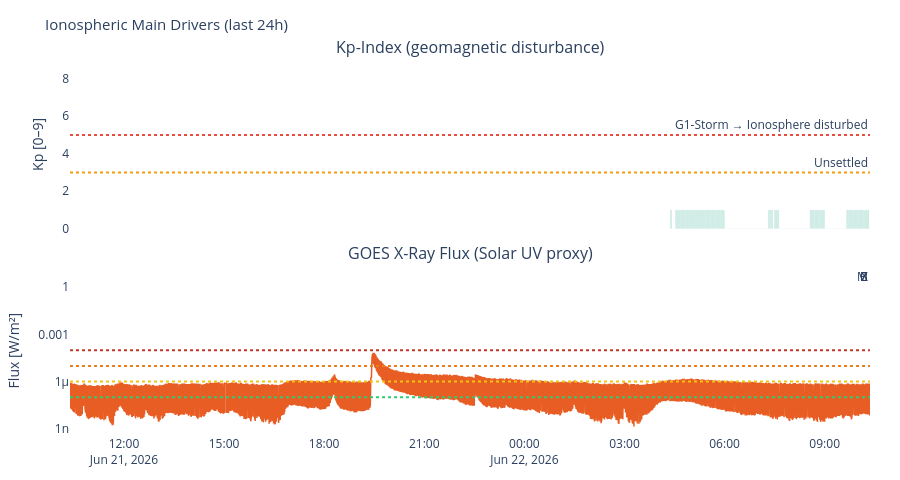

The notebook cell saved with this chart:
### Markdown cell above
---
## 3. Visualizations

### Code cell
# ============================================================
# KP-INDEX + X-RAY FLUX – the two main ionospheric drivers
# ============================================================

n_panels = sum([df_kp is not None, df_xray is not None])
if n_panels > 0:
    titles = []
    if df_kp    is not None: titles.append('Kp-Index (geomagnetic disturbance)')
    if df_xray  is not None: titles.append('GOES X-Ray Flux (Solar UV proxy)')

    fig = make_subplots(rows=n_panels, cols=1, shared_xaxes=True,
                        subplot_titles=titles, vertical_spacing=0.1)
    row = 1

    if df_kp is not None:
        colors_kp = ['#2ecc71' if k < 4 else '#f39c12' if k < 6 else '#e74c3c'
                     for k in df_kp['kp']]
        fig.add_trace(go.Bar(x=df_kp['time'], y=df_kp['kp'],
                             marker_color=colors_kp, opacity=0.8, name='Kp'), row=row, col=1)
        fig.add_hline(y=5, line_dash='dot', line_color='#e74c3c',
                      annotation_text='G1-Storm → Ionosphere disturbed', row=row, col=1)
        fig.add_hline(y=3, line_dash='dot', line_color='#f39c12',
                      annotation_text='Unsettled', row=row, col=1)
        fig.update_yaxes(title_text='Kp [0–9]', range=[0,9], row=row, col=1)
        row += 1

    if df_xray is not None:
        fig.add_trace(go.Scatter(x=df_xray['time'], y=df_xray['flux'],
                                 line=dict(color='#E85D24', width=1.5), name='X-Ray'),
                      row=row, col=1)
        for lvl, lbl, col in [(1e-4,'X','#c0392b'),(1e-5,'M','#e67e22'),
                               (1e-6,'C','#f1c40f'),(1e-7,'B','#2ecc71')]:
            fig.add_hline(y=lvl, line_dash='dot', line_color=col,
                          annotation_text=lbl, row=row, col=1)
        fig.update_yaxes(type='log', title_text='Flux [W/m²]', row=row, col=1)
        row += 1

    fig.update_layout(
        title=dict(text='Ionospheric Main Drivers (last 24h)', font=dict(size=15)),
        height=200 * n_panels + 80,
        showlegend=False, plot_bgcolor='rgba(0,0,0,0)', paper_bgcolor='rgba(0,0,0,0)',
        margin=dict(l=70, r=30, t=60, b=40)
    )
    fig.show()

### Figure 1 — Plotly figure (JSON) as saved in the notebook; plotly's stock layout.template omitted (floating-point values rounded to 4 significant figures; data arrays with more than 128 entries replaced by an {"elided": "..."} marker saying what was removed)
{"data": [{"marker": {"color": {"elided": "359 str values"}}, "name": "Kp", "opacity": 0.8, "type": "bar", "x": {"elided": "359 str values"}, "xaxis": "x", "y": {"elided": "359 float values"}, "yaxis": "y"}, {"line": {"color": "#E85D24", "width": 1.5}, "name": "X-Ray", "type": "scatter", "x": {"elided": "2878 str values"}, "xaxis": "x2", "y": {"elided": "2878 float values"}, "yaxis": "y2"}], "layout": {"annotations": [{"font": {"size": 16}, "showarrow": false, "text": "Kp-Index (geomagnetic disturbance)", "x": 0.5, "xanchor": "center", "xref": "paper", "y": 1.0, "yanchor": "bottom", "yref": "paper"}, {"font": {"size": 16}, "showarrow": false, "text": "GOES X-Ray Flux (Solar UV proxy)", "x": 0.5, "xanchor": "center", "xref": "paper", "y": 0.45, "yanchor": "bottom", "yref": "paper"}, {"showarrow": false, "text": "G1-Storm → Ionosphere disturbed", "x": 1, "xanchor": "right", "xref": "x domain", "y": 5, "yanchor": "bottom", "yref": "y"}, {"showarrow": false, "text": "Unsettled", "x": 1, "xanchor": "right", "xref": "x domain", "y": 3, "yanchor": "bottom", "yref": "y"}, {"showarrow": false, "text": "X", "x": 1, "xanchor": "right", "xref": "x2 domain", "y": 0.0001, "yanchor": "bottom", "yref": "y2"}, {"showarrow": false, "text": "M", "x": 1, "xanchor": "right", "xref": "x2 domain", "y": 1e-05, "yanchor": "bottom", "yref": "y2"}, {"showarrow": false, "text": "C", "x": 1, "xanchor": "right", "xref": "x2 domain", "y": 1e-06, "yanchor": "bottom", "yref": "y2"}, {"showarrow": false, "text": "B", "x": 1, "xanchor": "right", "xref": "x2 domain", "y": 1e-07, "yanchor": "bottom", "yref": "y2"}], "height": 480, "margin": {"b": 40, "l": 70, "r": 30, "t": 60}, "paper_bgcolor": "rgba(0,0,0,0)", "plot_bgcolor": "rgba(0,0,0,0)", "shapes": [{"line": {"color": "#e74c3c", "dash": "dot"}, "type": "line", "x0": 0, "x1": 1, "xref": "x domain", "y0": 5, "y1": 5, "yref": "y"}, {"line": {"color": "#f39c12", "dash": "dot"}, "type": "line", "x0": 0, "x1": 1, "xref": "x domain", "y0": 3, "y1": 3, "yref": "y"}, {"line": {"color": "#c0392b", "dash": "dot"}, "type": "line", "x0": 0, "x1": 1, "xref": "x2 domain", "y0": 0.0001, "y1": 0.0001, "yref": "y2"}, {"line": {"color": "#e67e22", "dash": "dot"}, "type": "line", "x0": 0, "x1": 1, "xref": "x2 domain", "y0": 1e-05, "y1": 1e-05, "yref": "y2"}, {"line": {"color": "#f1c40f", "dash": "dot"}, "type": "line", "x0": 0, "x1": 1, "xref": "x2 domain", "y0": 1e-06, "y1": 1e-06, "yref": "y2"}, {"line": {"color": "#2ecc71", "dash": "dot"}, "type": "line", "x0": 0, "x1": 1, "xref": "x2 domain", "y0": 1e-07, "y1": 1e-07, "yref": "y2"}], "showlegend": false, "title": {"font": {"size": 15}, "text": "Ionospheric Main Drivers (last 24h)"}, "xaxis": {"anchor": "y", "domain": [0.0, 1.0], "matches": "x2", "showticklabels": false}, "xaxis2": {"anchor": "y2", "domain": [0.0, 1.0]}, "yaxis": {"anchor": "x", "domain": [0.55, 1.0], "range": [0, 9], "title": {"text": "Kp [0–9]"}}, "yaxis2": {"anchor": "x2", "domain": [0.0, 0.45], "title": {"text": "Flux [W/m²]"}, "type": "log"}}}
